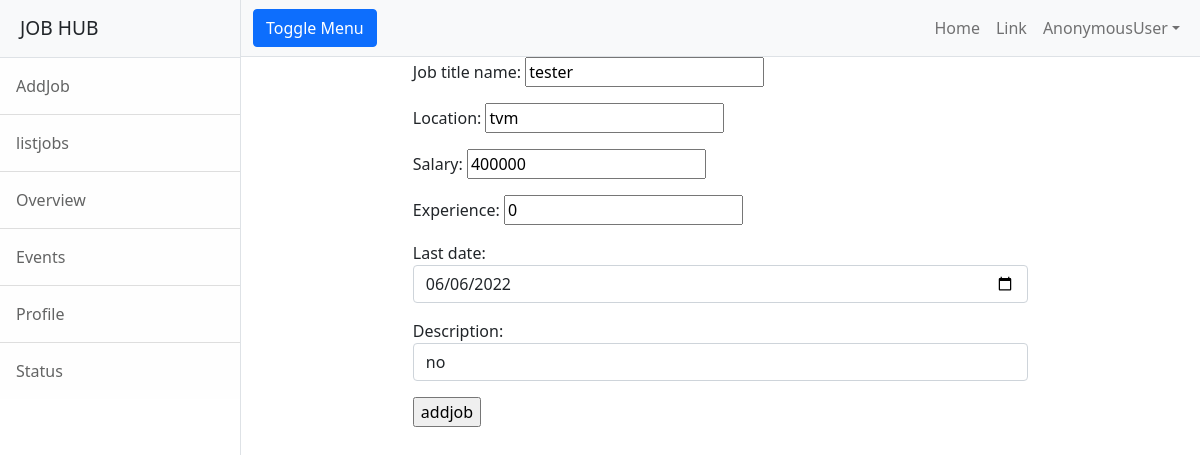
Page /employer/jobs/change/9 on the committed database.
### employer/models.py (models this page shows)
class Jobs(models.Model):
    job_title_name = models.CharField(max_length=150)
    company = models.ForeignKey(User, on_delete=models.CASCADE, related_name="company")
    location = models.CharField(max_length=120)
    salary = models.PositiveIntegerField(null=True)
    experience = models.PositiveIntegerField(default=0)
    created_date = models.DateField(auto_now_add=True)
    last_date = models.DateField(null=True)
    active_status = models.BooleanField(default=True)
    description=models.CharField(max_length=150)

### employer/views.py (the view, shortened to what this page needs)
# urls.py: path("jobs/change/<int:id>",views.Jobeditview.as_view(),name="emp-editjob"),
class Jobeditview(View):
    def get(self,request,id):
        qs=Jobs.objects.get(id=id)
        form=JobForm(instance=qs)
        return render(request,"emp-editjob.html",{"form":form})

### employer/forms.py
class JobForm(forms.ModelForm):
    class Meta:
        model=Jobs
        exclude=("company","created_date","active_status")
        widgets={
            "last_date":forms.DateInput(attrs={"class":"form-control","type":"date"}),
            "description": forms.TextInput(attrs={"class": "form-control "}),
        }

### employer/templates/emp-editjob.html (shortened to what this page needs)
{%extends 'base.html'%}
{%block body_block%}
<div class="row">
    <div class="col-2"></div>
    <div class="col-8">
        <form action="" method="post">
            {{form.as_p}}
            <input type="submit" value="addjob">
        </form>
    </div>
    <div class="col-2"></div>
</div>
{%endblock%}

### rows in the picture
Jobs: job_title_name "tester", location "tvm", salary "400000", experience "0", last_date "06/06/2022", description "no"

### other values in the picture
{{ request.user }} "AnonymousUser"
